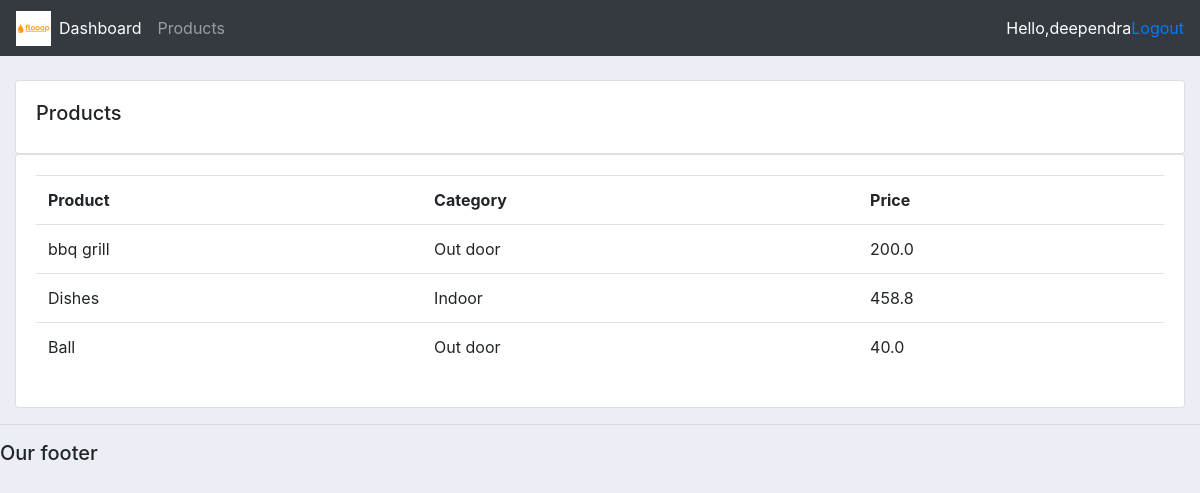
/product/ (signed in), run on the app's committed database.
### accounts/models.py (models this page shows, shortened)
class Product(models.Model):
    CATEGORY=(
        ('Indoor','Indoor'),
        ('Out door','Out door')
    )
    name=models.CharField(max_length=100,null=True)
    price=models.FloatField(null=True)
    category=models.CharField(max_length=100,null=True,choices=CATEGORY)
    description=models.CharField(max_length=100,null=True,blank=True)
    date_created=models.DateTimeField(auto_now_add=True,null=True)
    tag=models.ManyToManyField(Tag)

### accounts/decorators.py (the view)
		def wrapper_func(request, *args, **kwargs):
			group = None
			if request.user.groups.exists():
				group = request.user.groups.all()[0].name
			if group in allowed_roles:
				return view_func(request, *args, **kwargs)
			else:
				return HttpResponse('You are not authorized to view this page')

### accounts/views.py (called while the page is built)
@login_required(login_url='login')
@allowed_users(allowed_roles=['admin'])
def product(request):
    product=Product.objects.all()
    context={'product':product}
    return render(request,'accounts/products.html',context)

### accounts/templates/accounts/products.html
{%  extends 'accounts/main.html' %}
{% block content %}
		<br>
		<div class="row">
			<div class="col-md">
				<div class="card card-body">
					<h5>Products</h5>
				</div>
				<div class="card card-body">
					<table class="table">
						<tr>
							<th>Product</th>
							<th>Category</th>
							<th>Price</th>
						</tr>
						{% for i in product%}
							<tr>
								<td>{{i.name}}</td>
								<td>{{i.category}}</td>
								<td>{{i.price}}</td>
							</tr>
						{% endfor %}
					</table>
				</div>
			</div>
		</div>
{% endblock content %}

### accounts/templates/accounts/navbar.html (shortened to what this page needs)
{% load static %}
<nav class="navbar navbar-expand-lg navbar-dark bg-dark">
    <img src="{% static 'images/download.png' %}" height="35px">
    <div class="collapse navbar-collapse" id="navbarNav">
      <ul class="navbar-nav">
        {% if request.user.is_staff %}
        <li class="nav-item active">
          <a class="nav-link" href="{% url 'home'%}">Dashboard</a>
        </li>
        <li class="nav-item">
          <a class="nav-link" href="{% url 'product' %}">Products</a>
        </li>
        {% else %}
       <li class="nav-item">
        <a class="nav-link" href="{% url 'account' %}">Settings</a>
      </li>
        {% endif %}
      </ul>
    </div>
    <span style="color:white;">Hello,{{user}}</span>
    <span><a href="{% url 'logout' %}">Logout</a></span>
  </nav>

### accounts/static/css/main.css (style rules this page uses)
body { background-color: #ebeff5; }

### data on the page
Product: name "bbq grill", category "Out door", price "200.0"
Product: name "Dishes", category "Indoor", price "458.8"
Product: name "Ball", category "Out door", price "40.0"

### other printed values
{{ user }} "deependra"
